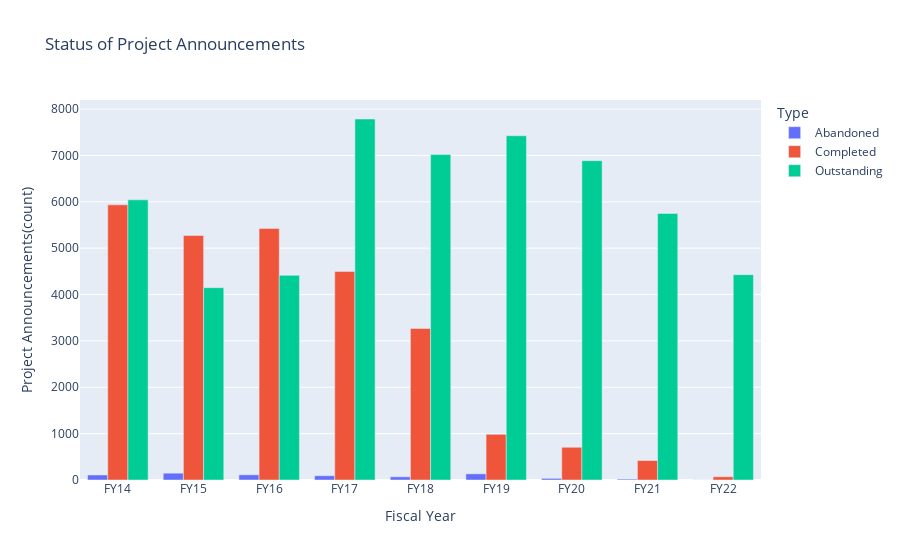

Source (notebook cell):
### Markdown cell above
### Question: What is current status of projects announced in each FY?

### Code cell
grouped_df = df.groupby(['Fiscal_Year','Type'])['Project Name'].count().reset_index()

# Create the bar chart using Plotly
fig = px.bar(grouped_df, x='Fiscal_Year', y='Project Name', color='Type',barmode='group',
#              color_discrete_map=quarter_colors,
             labels={'Fiscal_Year': 'Fiscal Year', 'Project Name': 'Project Announcements(count)'},
             title='Status of Project Announcements',
#              color_discrete_sequence=px.colors.qualitative.Set1,
            )

# Set x-axis labels to include both FY and Quarter
fig.update_xaxes(tickmode='array', 
                 tickvals=grouped_df.index,
#                  ticktext=[f"{row['Fiscal_Year']} Q{row['Quarter']}" for idx, row in grouped_df.iterrows()]
                )

# Show the plot
fig.show()

### Figure 1 — Plotly figure (JSON) as saved in the notebook; plotly's stock layout.template omitted (floating-point values rounded to 4 significant figures)
{"data": [{"alignmentgroup": "True", "hovertemplate": "Type=Abandoned<br>Fiscal Year=%{x}<br>Project Announcements(count)=%{y}<extra></extra>", "legendgroup": "Abandoned", "marker": {"color": "#636efa", "pattern": {"shape": ""}}, "name": "Abandoned", "offsetgroup": "Abandoned", "orientation": "v", "showlegend": true, "textposition": "auto", "type": "bar", "x": ["FY14", "FY15", "FY16", "FY17", "FY18", "FY19", "FY20", "FY21", "FY22"], "xaxis": "x", "y": [108, 147, 112, 92, 69, 133, 35, 19, 2], "yaxis": "y"}, {"alignmentgroup": "True", "hovertemplate": "Type=Completed<br>Fiscal Year=%{x}<br>Project Announcements(count)=%{y}<extra></extra>", "legendgroup": "Completed", "marker": {"color": "#EF553B", "pattern": {"shape": ""}}, "name": "Completed", "offsetgroup": "Completed", "orientation": "v", "showlegend": true, "textposition": "auto", "type": "bar", "x": ["FY14", "FY15", "FY16", "FY17", "FY18", "FY19", "FY20", "FY21", "FY22"], "xaxis": "x", "y": [5934, 5273, 5427, 4499, 3268, 985, 706, 420, 70], "yaxis": "y"}, {"alignmentgroup": "True", "hovertemplate": "Type=Outstanding<br>Fiscal Year=%{x}<br>Project Announcements(count)=%{y}<extra></extra>", "legendgroup": "Outstanding", "marker": {"color": "#00cc96", "pattern": {"shape": ""}}, "name": "Outstanding", "offsetgroup": "Outstanding", "orientation": "v", "showlegend": true, "textposition": "auto", "type": "bar", "x": ["FY14", "FY15", "FY16", "FY17", "FY18", "FY19", "FY20", "FY21", "FY22"], "xaxis": "x", "y": [6042, 4148, 4414, 7786, 7020, 7424, 6887, 5749, 4428], "yaxis": "y"}], "layout": {"barmode": "group", "legend": {"title": {"text": "Type"}, "tracegroupgap": 0}, "title": {"text": "Status of Project Announcements"}, "xaxis": {"anchor": "y", "domain": [0, 1], "tickmode": "array", "tickvals": [0, 1, 2, 3, 4, 5, 6, 7, 8, 9, 10, 11, 12, 13, 14, 15, 16, 17, 18, 19, 20, 21, 22, 23, 24, 25, 26], "title": {"text": "Fiscal Year"}}, "yaxis": {"anchor": "x", "domain": [0, 1], "title": {"text": "Project Announcements(count)"}}}}
